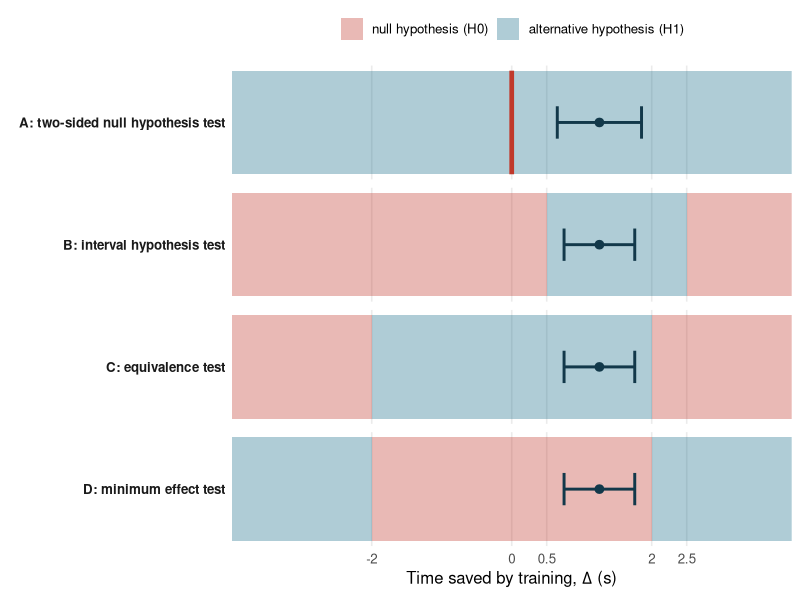

This chart was generated by the following R code:
## ---- chunk 1
#| include: false
library(ggplot2)
col_h0 <- "#c0392b"; col_h1 <- "#1b6f8a"; col_navy <- "#12384a"
f2 <- function(x) formatC(x, format = "f", digits = 2)
fp <- function(p) if (p < .001) "< .001" else paste("=", sub("^0", "", formatC(p, format = "f", digits = 3)))
## ---- chunk 2
set.seed(4)
control  <- rnorm(500, mean = 20,   sd = 5)
training <- rnorm(500, mean = 18.8, sd = 5)

sesoi <- 2                     # smallest effect size of interest (s)
lower <- 0.5; upper <- 2.5     # range predicted by the theory (s)
## ---- chunk 3
#| include: false
t95 <- t.test(control, training, var.equal = TRUE)
t90 <- t.test(control, training, var.equal = TRUE, conf.level = .90)
est <- unname(diff(rev(t95$estimate)))
## ---- chunk 4
#| code-fold: true
#| fig-height: 4.6
#| fig-cap: "Two-sided null hypothesis test (A), interval hypothesis test (B), equivalence test (C) and minimum effect test (D). Red: values in the null hypothesis; blue: values in the alternative hypothesis. Point and bar: our estimate with 95% CI (A) or 90% CI (B–D). Adapted from Lakens (2022), Fig. 9.1; this figure is licensed CC BY-NC-SA 4.0."
lim <- c(-4, 4)
panels <- c("A: two-sided null hypothesis test", "B: interval hypothesis test",
            "C: equivalence test", "D: minimum effect test")
reg <- function(panel, xmin, xmax, hyp) data.frame(panel, xmin, xmax, hyp)
regions <- rbind(
  reg(panels[1], lim[1], lim[2], "H1"),
  reg(panels[2], c(lim[1], upper), c(lower, lim[2]), "H0"), reg(panels[2], lower, upper, "H1"),
  reg(panels[3], c(lim[1], sesoi), c(-sesoi, lim[2]), "H1"), reg(panels[3], -sesoi, sesoi, "H0"),
  reg(panels[4], c(lim[1], sesoi), c(-sesoi, lim[2]), "H1"), reg(panels[4], -sesoi, sesoi, "H0"))
regions$hyp[regions$panel == panels[3]] <- ifelse(regions$hyp[regions$panel == panels[3]] == "H0", "H1", "H0")
regions$panel <- factor(regions$panel, levels = panels)
nil <- data.frame(panel = factor(panels[1], levels = panels), x = 0)
ci  <- data.frame(panel = factor(panels, levels = panels), est = est,
                  lo = c(t95$conf.int[1], rep(t90$conf.int[1], 3)),
                  hi = c(t95$conf.int[2], rep(t90$conf.int[2], 3)))

ggplot() +
  geom_rect(data = regions, aes(xmin = xmin, xmax = xmax, ymin = -.4, ymax = .4, fill = hyp), alpha = .35) +
  geom_segment(data = nil, aes(x = x, xend = x, y = -.4, yend = .4), colour = col_h0, linewidth = 1.6) +
  geom_errorbarh(data = ci, aes(y = 0, xmin = lo, xmax = hi), height = .25, linewidth = 1, colour = col_navy) +
  geom_point(data = ci, aes(est, 0), size = 2.6, colour = col_navy) +
  facet_wrap(~ panel, ncol = 1, strip.position = "left", dir = "v") +
  scale_fill_manual(values = c(H0 = col_h0, H1 = col_h1), name = NULL,
                    labels = c(H0 = "null hypothesis (H0)", H1 = "alternative hypothesis (H1)")) +
  scale_x_continuous(breaks = c(-sesoi, 0, lower, sesoi, upper), labels = c("-2", "0", "0.5", "2", "2.5"),
                     limits = lim, expand = c(0, 0)) +
  labs(x = expression(paste("Time saved by training, ", Delta, " (s)")), y = NULL) +
  theme_minimal(base_size = 12) +
  theme(axis.text.y = element_blank(), panel.grid.major.y = element_blank(), panel.grid.minor = element_blank(),
        strip.text.y.left = element_text(angle = 0, hjust = 1, face = "bold"),
        legend.position = "top")
## ---- chunk 5
t.test(control, training, var.equal = TRUE)
## ---- chunk 6
# H0a: Delta <= 0.5 (test: greater than the lower bound)
p_lo <- t.test(control, training, mu = lower,
               alternative = "greater", var.equal = TRUE)$p.value
# H0b: Delta >= 2.5 (test: less than the upper bound)
p_hi <- t.test(control, training, mu = upper,
               alternative = "less", var.equal = TRUE)$p.value
c(p_lower = p_lo, p_upper = p_hi, p = max(p_lo, p_hi))
## ---- chunk 7
# H0a: Delta <= -2 (test: greater than the lower equivalence bound)
p_lo <- t.test(control, training, mu = -sesoi,
               alternative = "greater", var.equal = TRUE)$p.value
# H0b: Delta >= 2 (test: less than the upper equivalence bound)
p_hi <- t.test(control, training, mu = sesoi,
               alternative = "less", var.equal = TRUE)$p.value
c(p_lower = p_lo, p_upper = p_hi, p = max(p_lo, p_hi))
## ---- chunk 8
# H0: Delta <= 2 (test: greater than the SESOI)
t.test(control, training, mu = sesoi,
       alternative = "greater", var.equal = TRUE)$p.value
## ---- chunk 9
set.seed(13)
n <- 100
a <- rnorm(n); b <- rnorm(n)                 # true difference = 0
sesoi <- 0.4                                 # smallest effect of interest (in SD units)

# 1. Classic t-test: non-significant, but not evidence for "no effect"
t.test(a, b, var.equal = TRUE)$p.value

# 2. Equivalence test (TOST): is the difference within [-SESOI, +SESOI]?
p_lower <- t.test(a, b, mu = -sesoi, alternative = "greater", var.equal = TRUE)$p.value
p_upper <- t.test(a, b, mu =  sesoi, alternative = "less",    var.equal = TRUE)$p.value
max(p_lower, p_upper)                        # < .05 -> effect is statistically equivalent to zero

# 3. Bayes factor for H0 over H1 (BIC approximation; Wagenmakers, 2007)
d  <- data.frame(y = c(a, b), group = rep(c("a", "b"), each = n))
m0 <- lm(y ~ 1, data = d)
m1 <- lm(y ~ group, data = d)
exp((BIC(m1) - BIC(m0)) / 2)                 # BF01 > 1 favours "no difference"
